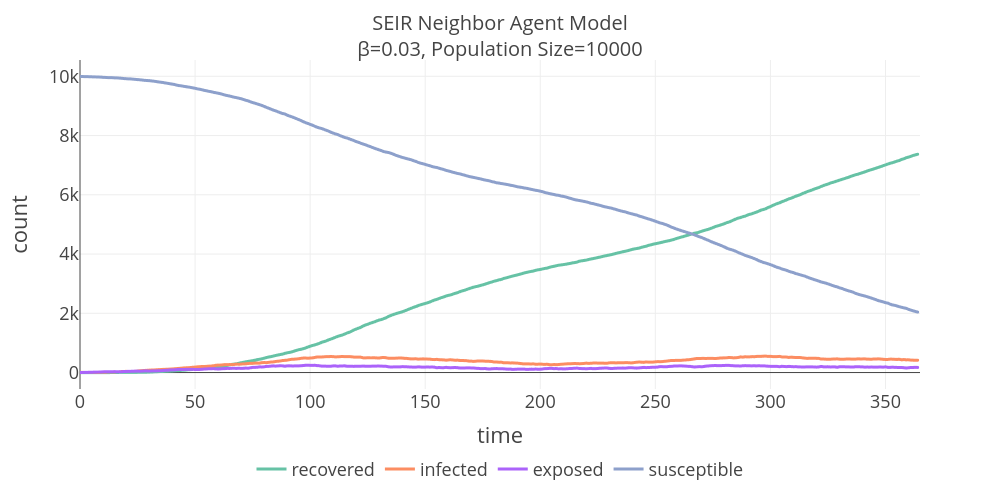

The notebook cell saved with this chart:
### Markdown cell above
### Line Plot

### Code cell
fig = px.line(timeline_df, x="time", y="count", color="grp", color_discrete_map=color_map)
fig.update_layout(**graph_params, xaxis_range=[0, 365])
fig.show()

### Figure 1 — Plotly figure (JSON) as saved in the notebook; plotly's stock layout.template omitted (floating-point values rounded to 4 significant figures; data arrays with more than 128 entries replaced by an {"elided": "..."} marker saying what was removed)
{"data": [{"hovertemplate": "grp=recovered<br>time=%{x}<br>count=%{y}<extra></extra>", "legendgroup": "recovered", "line": {"color": "#66c2a5", "dash": "solid"}, "marker": {"symbol": "circle"}, "mode": "lines", "name": "recovered", "showlegend": true, "type": "scattergl", "x": {"elided": "365 int values"}, "xaxis": "x", "y": {"elided": "365 int values"}, "yaxis": "y"}, {"hovertemplate": "grp=infected<br>time=%{x}<br>count=%{y}<extra></extra>", "legendgroup": "infected", "line": {"color": "#fc8d62", "dash": "solid"}, "marker": {"symbol": "circle"}, "mode": "lines", "name": "infected", "showlegend": true, "type": "scattergl", "x": {"elided": "365 int values"}, "xaxis": "x", "y": {"elided": "365 int values"}, "yaxis": "y"}, {"hovertemplate": "grp=exposed<br>time=%{x}<br>count=%{y}<extra></extra>", "legendgroup": "exposed", "line": {"color": "#ab63fa", "dash": "solid"}, "marker": {"symbol": "circle"}, "mode": "lines", "name": "exposed", "showlegend": true, "type": "scattergl", "x": {"elided": "365 int values"}, "xaxis": "x", "y": {"elided": "365 int values"}, "yaxis": "y"}, {"hovertemplate": "grp=susceptible<br>time=%{x}<br>count=%{y}<extra></extra>", "legendgroup": "susceptible", "line": {"color": "#8da0cb", "dash": "solid"}, "marker": {"symbol": "circle"}, "mode": "lines", "name": "susceptible", "showlegend": true, "type": "scattergl", "x": {"elided": "365 int values"}, "xaxis": "x", "y": {"elided": "365 int values"}, "yaxis": "y"}], "layout": {"height": 500, "legend": {"orientation": "h", "title": {"text": ""}, "tracegroupgap": 0, "x": 0.5, "xanchor": "center", "y": -0.3, "yanchor": "bottom"}, "margin": {"t": 60}, "title": {"font": {"size": 20}, "text": "SEIR Neighbor Agent Model<br>β=0.03, Population Size=10000"}, "width": 1000, "xaxis": {"anchor": "y", "domain": [0, 1], "range": [0, 365], "title": {"text": "time"}}, "yaxis": {"anchor": "x", "domain": [0, 1], "title": {"text": "count"}}}}
